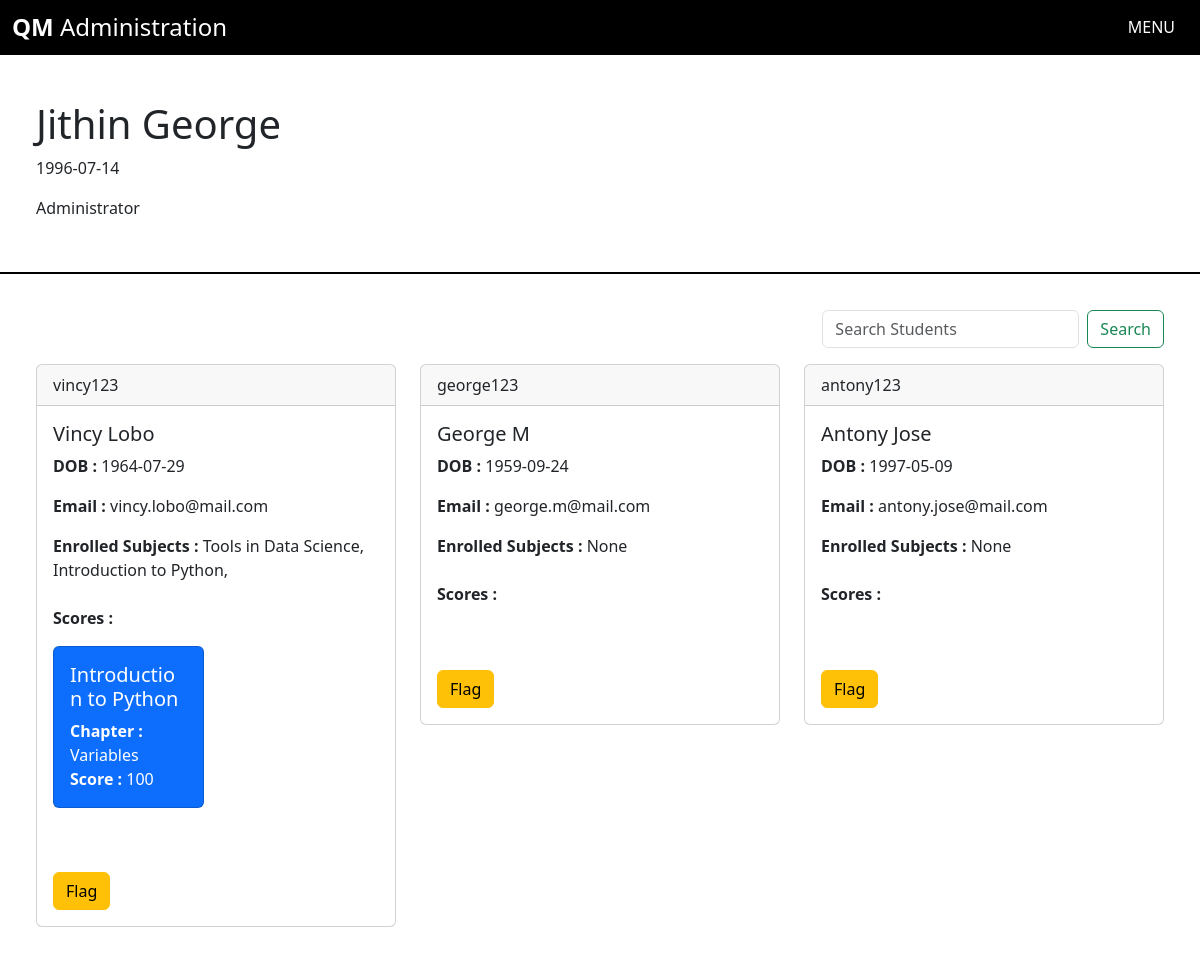
The page /users (signed in) on the database as committed earlier.
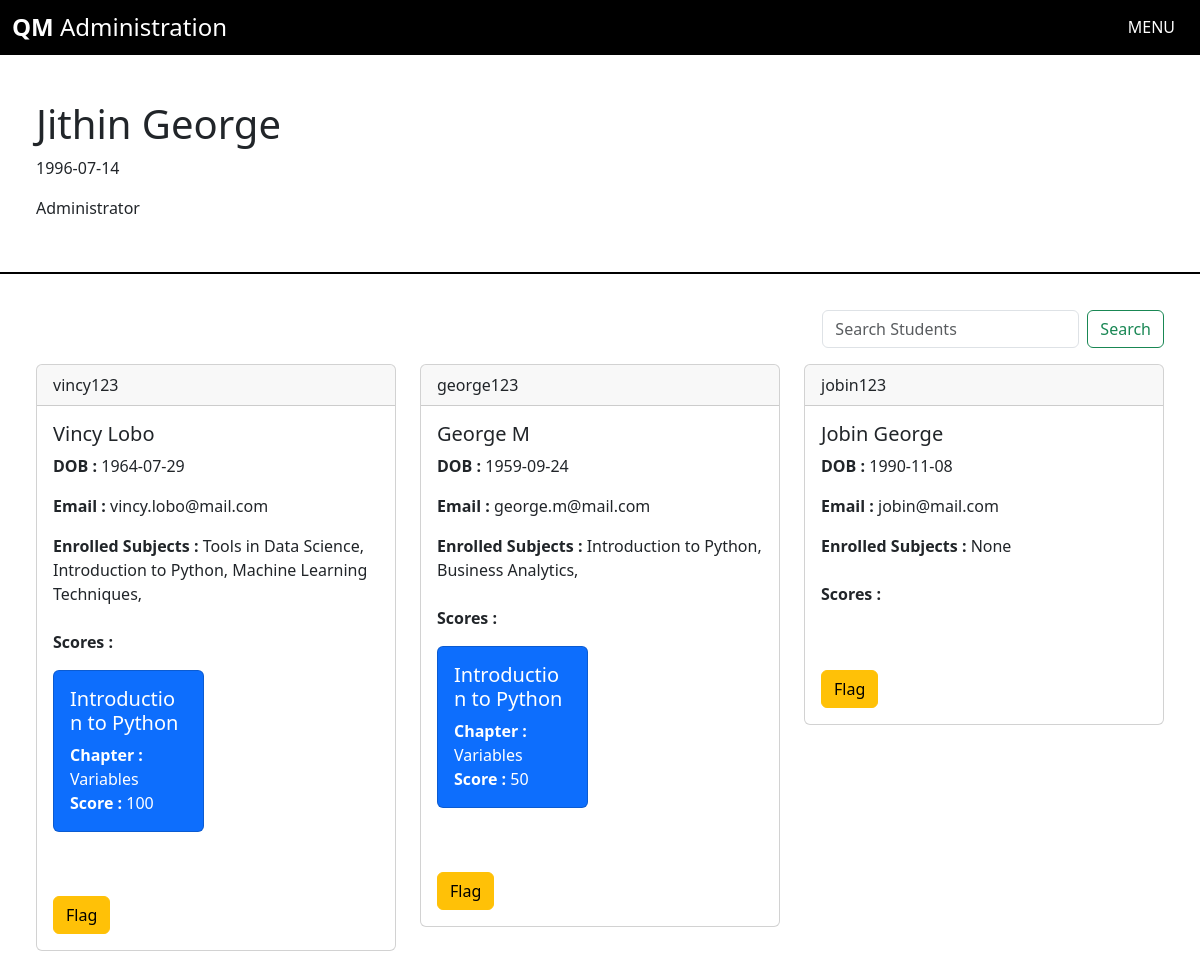
The same page on the database as committed later.
### app.py (models this page shows)
class Users(db.Model, UserMixin):
    __tablename__ = 'users'
    id = db.Column(db.Integer, primary_key = True)
    fname = db.Column(db.String(100), nullable = False)
    lname = db.Column(db.String(100), nullable = False)
    dob = db.Column(db.String, nullable = False)
    email = db.Column(db.String(200), nullable = False, unique = True)
    qualification = db.Column(db.String(200), nullable = True)
    username = db.Column(db.String(100), nullable = False, unique = True )
    password = db.Column(db.String(50), nullable = False)
    admin = db.Column(db.Boolean, default = False, nullable = False)
    flagged = db.Column(db.Boolean, default = False, nullable = False)
    subs = db.relationship('Subjects', secondary = 'enrollment', backref = 'enrolledSubs' )
    chaps = db.relationship('Chapters', secondary = 'quiz', backref = 'quizChapters')
    name = db.Column(db.String(100))

class Subjects(db.Model):
    __tablename__ = 'subjects'
    id = db.Column(db.Integer, primary_key=True)
    name = db.Column(db.String(100), nullable = False)
    description = db.Column(db.String(150), nullable = False)
    usrs = db.relationship('Users', secondary = 'enrollment', backref = 'enrolledUsrs' )
    chaps = db.relationship('Chapters', backref = 'chapter')

class Chapters(db.Model):
    __tablename__ = 'chapters'
    id = db.Column(db.Integer, primary_key = True)
    title = db.Column(db.String(100), nullable = False)
    content = db.Column(db.String(500), nullable = False)
    sub_id = db.Column(db.Integer, db.ForeignKey('subjects.id'), unique = False, nullable = True)
    sub = db.relationship('Subjects', backref = 'subject')
    ques = db.relationship('Questions', backref = 'question')
    usrs = db.relationship('Users', secondary = 'quiz', backref = 'quizUser')

class Quiz(db.Model):
    __tablename__ = 'quiz'
    id = db.Column(db.Integer, primary_key = True)
    student_id = db.Column(db.Integer, db.ForeignKey('users.id'), nullable = False, unique = False)
    chapter_id = db.Column(db.Integer, db.ForeignKey('chapters.id'), nullable = False, unique = False)
    score = db.Column(db.Integer, nullable = True)

### app.py (the view)
@login_required
@app.route('/users', methods = ['GET','POST'])
def users_view():
    if current_user.admin:
        users = Users.query.filter_by(admin=0).all()
        quizs = Quiz.query.all()
        return render_template('users.html', users=users, quizs = quizs)

### app.py (called while the page is built)
@login_manager.user_loader
def load_user(user_id):
    return Users.query.get(int(user_id))

### templates/users.html (shortened to what this page needs)
{% extends 'base.html' %}
{% block main %}
<div class="header">
    <h1>{{ current_user.fname }} {{ current_user.lname }}</h1>
    <p>{{ current_user.dob }}</p>
    <p>{{ current_user.qualification }}</p>
</div>
<div style="padding: 3%;">
  <div class="mb-3 d-flex justify-content-end" style="width:100%;">
    <form class="d-flex" role="search" action="/search_students" method="post">
      <input class="form-control me-2" type="search" placeholder="Search Students" aria-label="Search" name="keyword">
      <button class="btn btn-outline-success" type="submit">Search</button>
    </form>
  </div>
    <div class="row">
        {% for user in users %}
        {% if not user.flagged %}
        <div class="col-sm-4 mb-3">
          <div class="card">
            <div class="card-header">
                {{ user.username }}
            </div>
            <div class="card-body">
              <h5 class="card-title">{{ user.fname }} {{ user.lname }}</h5>
              <p class="card-text"><b>DOB :</b> {{ user.dob }}</p>
              <p class="card-text"><b>Email :</b> {{ user.email }}</p>
              <b>Enrolled Subjects :</b>
              {% if user.subs %}
                {% for s in user.subs %}
                  {{ s.name }},
                {% endfor %}
              {% else %}
                None
              {% endif %}
              <br><br>
              <p><b>Scores :</b></p>
              <div class="row">
                {%for quiz in quizs %}
                {% for chap in user.chaps %}
                  {% if quiz.student_id == user.id and quiz.chapter_id == chap.id %}
                      <div class="col-sm-6 mb-3">
                        <div class="card text-bg-primary">
                          <div class="card-body">
                            <h5 class="card-title">{{ chap.sub.name }}</h5>
                            <b>Chapter :</b> {{ chap.title }}
                            <br><b>Score :</b> {{ quiz.score }}
                          </div>
                        </div>
                      </div>
                  {% endif %}
                {% endfor%}
                {% endfor %}
              </div>
              <br><br><a href="/flag_user/{{ user.id }}" class="btn btn-warning">Flag</a>
            </div>
          </div>
        </div>
        {% endif %}
        {% endfor %}
      </div>
</div>
{% endblock %}

### templates/base.html (shortened to what this page needs)
<!DOCTYPE html>
<html lang="en">
<head>
    <link href="https://cdn.jsdelivr.net/npm/bootstrap@5.3.3/dist/css/bootstrap.min.css" rel="stylesheet">
    <link rel="stylesheet" href="../static/css/style.css">
</head>
<body>
    <nav class="navbar fixed-top">
        <div class="container-fluid">
          <a class="navbar-brand" href="/"><h4 style="margin: 0;"><b>QM</b>
            {% if current_user.admin %}
                Administration
            {% endif %}
          </h4></a>
          <button class="navbar-toggler" type="button" data-bs-toggle="offcanvas" data-bs-target="#offcanvasNavbar" aria-controls="offcanvasNavbar" aria-label="Toggle navigation">
            <h6>MENU</h6>
          </button>
        </div>
      </nav>
    {% block main %}
    {% endblock %}
</body>
</html>

### static/css/style.css (style rules this page uses)
body { overflow-x: hidden; width: 100%; }
.navbar { background: #000 !important; color: #fff !important; }
.navbar h4 { color: #fff; }
.navbar-toggler h6 { margin: 0 !important; color: #fff; }
.header { padding: 100px 3% 3% 3%; border-bottom: 2px black solid; transition: ease 0.5s; }

Rows that differ between the two databases and show on the page:
no longer on this page (row edited): Users: username "antony123", fname "Antony", lname "Jose", dob "1997-05-09", email "antony.jose@mail.com", shows "None"
added Subjects: name "Machine Learning Techniques", shown under Users "Vincy"
changed Users "george123": gains Subjects (name "Business Analytics"); gains Subjects (name "Introduction to Python"); no longer shows "None"
added Quiz: score "50", Chapters (sub.name "Introduction to Python", title "Variables")
added Users: username "jobin123", fname "Jobin", lname "George", dob "1990-11-08", email "jobin@mail.com", shows "None"
